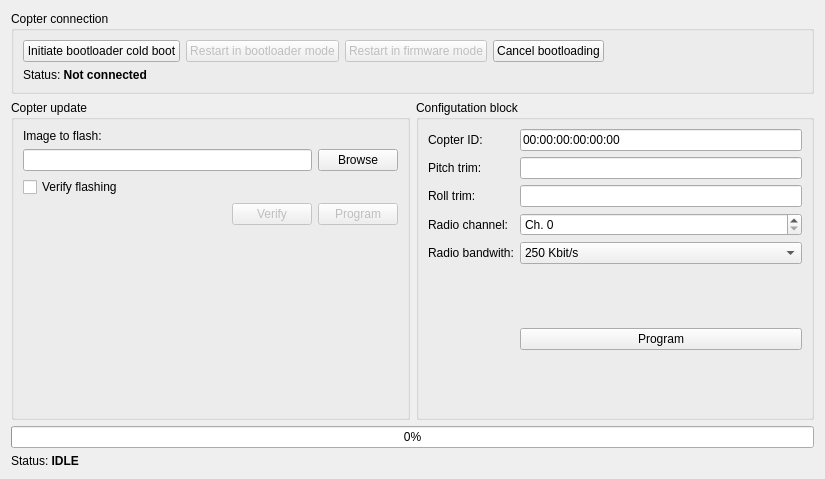
<?xml version="1.0" encoding="UTF-8"?>
<ui version="4.0">
 <class>Form</class>
 <widget class="QWidget" name="Form">
  <property name="windowModality">
   <enum>Qt::ApplicationModal</enum>
  </property>
  <property name="enabled">
   <bool>true</bool>
  </property>
  <property name="geometry">
   <rect>
    <x>0</x>
    <y>0</y>
    <width>825</width>
    <height>479</height>
   </rect>
  </property>
  <property name="windowTitle">
   <string>Crazyflie Service</string>
  </property>
  <layout class="QGridLayout" name="gridLayout_3">
   <item row="0" column="0">
    <layout class="QVBoxLayout" name="verticalLayout">
     <item>
      <widget class="QGroupBox" name="groupBox">
       <property name="title">
        <string>Copter connection</string>
       </property>
       <layout class="QVBoxLayout" name="verticalLayout_2">
        <item>
         <layout class="QHBoxLayout" name="horizontalLayout_2">
          <item>
           <widget class="QPushButton" name="coldBootButton">
            <property name="text">
             <string>Initiate bootloader cold boot</string>
            </property>
           </widget>
          </item>
          <item>
           <widget class="QPushButton" name="pushButton_2">
            <property name="enabled">
             <bool>false</bool>
            </property>
            <property name="text">
             <string>Restart in bootloader mode</string>
            </property>
           </widget>
          </item>
          <item>
           <widget class="QPushButton" name="resetButton">
            <property name="enabled">
             <bool>false</bool>
            </property>
            <property name="text">
             <string>Restart in firmware mode</string>
            </property>
           </widget>
          </item>
          <item>
           <widget class="QPushButton" name="_cancel_bootloading">
            <property name="text">
             <string>Cancel bootloading</string>
            </property>
           </widget>
          </item>
          <item>
           <spacer name="horizontalSpacer">
            <property name="orientation">
             <enum>Qt::Horizontal</enum>
            </property>
            <property name="sizeHint" stdset="0">
             <size>
              <width>40</width>
              <height>20</height>
             </size>
            </property>
           </spacer>
          </item>
         </layout>
        </item>
        <item>
         <widget class="QLabel" name="connectionStatus">
          <property name="text">
           <string>Status: &lt;b&gt;Not connected&lt;/b&gt;</string>
          </property>
         </widget>
        </item>
       </layout>
      </widget>
     </item>
     <item>
      <layout class="QGridLayout" name="gridLayout">
       <property name="horizontalSpacing">
        <number>6</number>
       </property>
       <item row="0" column="0">
        <widget class="QGroupBox" name="groupBox_2">
         <property name="enabled">
          <bool>true</bool>
         </property>
         <property name="title">
          <string>Copter update</string>
         </property>
         <layout class="QVBoxLayout" name="verticalLayout_3">
          <item>
           <layout class="QGridLayout" name="gridLayout_4">
            <item row="1" column="2">
             <widget class="QPushButton" name="imagePathBrowseButton">
              <property name="text">
               <string>Browse</string>
              </property>
             </widget>
            </item>
            <item row="2" column="0">
             <widget class="QCheckBox" name="verifyCheckBox">
              <property name="text">
               <string>Verify flashing</string>
              </property>
             </widget>
            </item>
            <item row="0" column="0">
             <widget class="QLabel" name="label_3">
              <property name="text">
               <string>Image to flash:</string>
              </property>
             </widget>
            </item>
            <item row="1" column="0">
             <widget class="QLineEdit" name="imagePathLine"/>
            </item>
           </layout>
          </item>
          <item>
           <layout class="QHBoxLayout" name="horizontalLayout_3">
            <item>
             <spacer name="horizontalSpacer_2">
              <property name="orientation">
               <enum>Qt::Horizontal</enum>
              </property>
              <property name="sizeHint" stdset="0">
               <size>
                <width>40</width>
                <height>20</height>
               </size>
              </property>
             </spacer>
            </item>
            <item>
             <widget class="QPushButton" name="verifyButton">
              <property name="enabled">
               <bool>false</bool>
              </property>
              <property name="text">
               <string>Verify</string>
              </property>
             </widget>
            </item>
            <item>
             <widget class="QPushButton" name="programButton">
              <property name="enabled">
               <bool>false</bool>
              </property>
              <property name="text">
               <string>Program</string>
              </property>
             </widget>
            </item>
           </layout>
          </item>
          <item>
           <spacer name="verticalSpacer_3">
            <property name="orientation">
             <enum>Qt::Vertical</enum>
            </property>
            <property name="sizeHint" stdset="0">
             <size>
              <width>20</width>
              <height>40</height>
             </size>
            </property>
           </spacer>
          </item>
         </layout>
        </widget>
       </item>
       <item row="0" column="1">
        <widget class="QGroupBox" name="configBlockGroup">
         <property name="enabled">
          <bool>true</bool>
         </property>
         <property name="title">
          <string>Configutation block</string>
         </property>
         <layout class="QGridLayout" name="gridLayout_2">
          <item row="6" column="0">
           <widget class="QLabel" name="label_9">
            <property name="text">
             <string>Radio bandwith:</string>
            </property>
           </widget>
          </item>
          <item row="6" column="2">
           <widget class="QComboBox" name="radioSpeed">
            <property name="editable">
             <bool>false</bool>
            </property>
            <property name="currentIndex">
             <number>0</number>
            </property>
            <item>
             <property name="text">
              <string>250 Kbit/s</string>
             </property>
            </item>
            <item>
             <property name="text">
              <string>1 MBit/s</string>
             </property>
            </item>
            <item>
             <property name="text">
              <string> 2 MBit/s</string>
             </property>
            </item>
           </widget>
          </item>
          <item row="1" column="0">
           <widget class="QLabel" name="label_4">
            <property name="text">
             <string>Pitch trim:</string>
            </property>
           </widget>
          </item>
          <item row="2" column="0">
           <widget class="QLabel" name="label_6">
            <property name="text">
             <string>Roll trim:</string>
            </property>
           </widget>
          </item>
          <item row="1" column="2">
           <widget class="QLineEdit" name="pitchTrim">
            <property name="enabled">
             <bool>true</bool>
            </property>
            <property name="frame">
             <bool>true</bool>
            </property>
           </widget>
          </item>
          <item row="0" column="2">
           <widget class="QLineEdit" name="copterId">
            <property name="enabled">
             <bool>true</bool>
            </property>
            <property name="text">
             <string>00:00:00:00:00:00</string>
            </property>
            <property name="readOnly">
             <bool>true</bool>
            </property>
           </widget>
          </item>
          <item row="8" column="2">
           <widget class="QPushButton" name="saveConfigblock">
            <property name="text">
             <string>Program</string>
            </property>
           </widget>
          </item>
          <item row="5" column="0">
           <widget class="QLabel" name="label_8">
            <property name="text">
             <string>Radio channel:</string>
            </property>
           </widget>
          </item>
          <item row="2" column="2">
           <widget class="QLineEdit" name="rollTrim"/>
          </item>
          <item row="5" column="2">
           <widget class="QSpinBox" name="radioChannel">
            <property name="prefix">
             <string>Ch. </string>
            </property>
            <property name="maximum">
             <number>127</number>
            </property>
           </widget>
          </item>
          <item row="0" column="0">
           <widget class="QLabel" name="label_10">
            <property name="text">
             <string>Copter ID:</string>
            </property>
           </widget>
          </item>
          <item row="7" column="0">
           <spacer name="verticalSpacer_2">
            <property name="orientation">
             <enum>Qt::Vertical</enum>
            </property>
            <property name="sizeHint" stdset="0">
             <size>
              <width>0</width>
              <height>10</height>
             </size>
            </property>
           </spacer>
          </item>
          <item row="9" column="2">
           <spacer name="verticalSpacer">
            <property name="orientation">
             <enum>Qt::Vertical</enum>
            </property>
            <property name="sizeHint" stdset="0">
             <size>
              <width>20</width>
              <height>40</height>
             </size>
            </property>
           </spacer>
          </item>
         </layout>
        </widget>
       </item>
      </layout>
     </item>
     <item>
      <layout class="QVBoxLayout" name="verticalLayout_6">
       <item>
        <widget class="QProgressBar" name="progressBar">
         <property name="value">
          <number>0</number>
         </property>
        </widget>
       </item>
       <item>
        <widget class="QLabel" name="statusLabel">
         <property name="text">
          <string>Status: &lt;b&gt;IDLE&lt;/b&gt;</string>
         </property>
        </widget>
       </item>
      </layout>
     </item>
    </layout>
   </item>
  </layout>
 </widget>
 <resources/>
 <connections/>
</ui>
